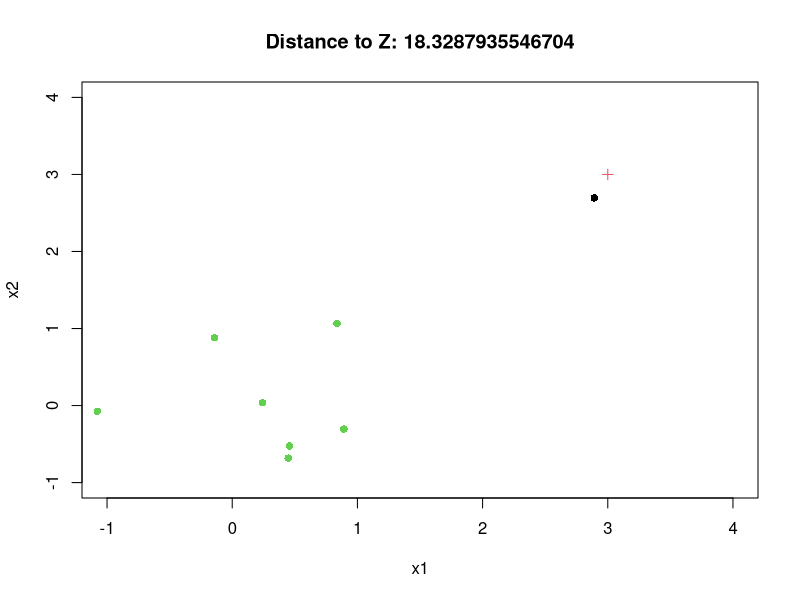

Generate this figure with R:
# Let's create an example data set
X <- data.frame(x1=rnorm(10), x2=rnorm(10))

# As well as a bumped data set
Z <- data.frame(x1=X$x1, x2=X$x2)
Z[1,1] <- Z[1,1]+2
Z[1,2] <- Z[1,2]+3

# For a new point we have to consider how close it is to the overal set of observations
Y <- c(3, 3)

# The Mahalanobis distance is calculated against both data-sets

distance_to_X <- sqrt(sum(mahalanobis(x=X, center=Y, cov=cov(X))))
distance_to_Z <- sqrt(sum((mahalanobis(x=Z, center=Y, cov=cov(Z)))))

# Robust covariances
library(robustbase)
distance_to_X_rob <- sqrt(sum(mahalanobis(x=X, center=Y, cov=covMcd(X)$cov)))
distance_to_Z_rob <- sqrt(sum(mahalanobis(x=Z, center=Y, cov=covMcd(Z)$cov)))

plot(Z, pch=16, xlim=c(-1, 4), ylim=c(-1, 4), main=paste('Distance to Z:', distance_to_Z_rob))
points(3, 3, pch=3, col=2)
points(X, pch=16, col=3)
